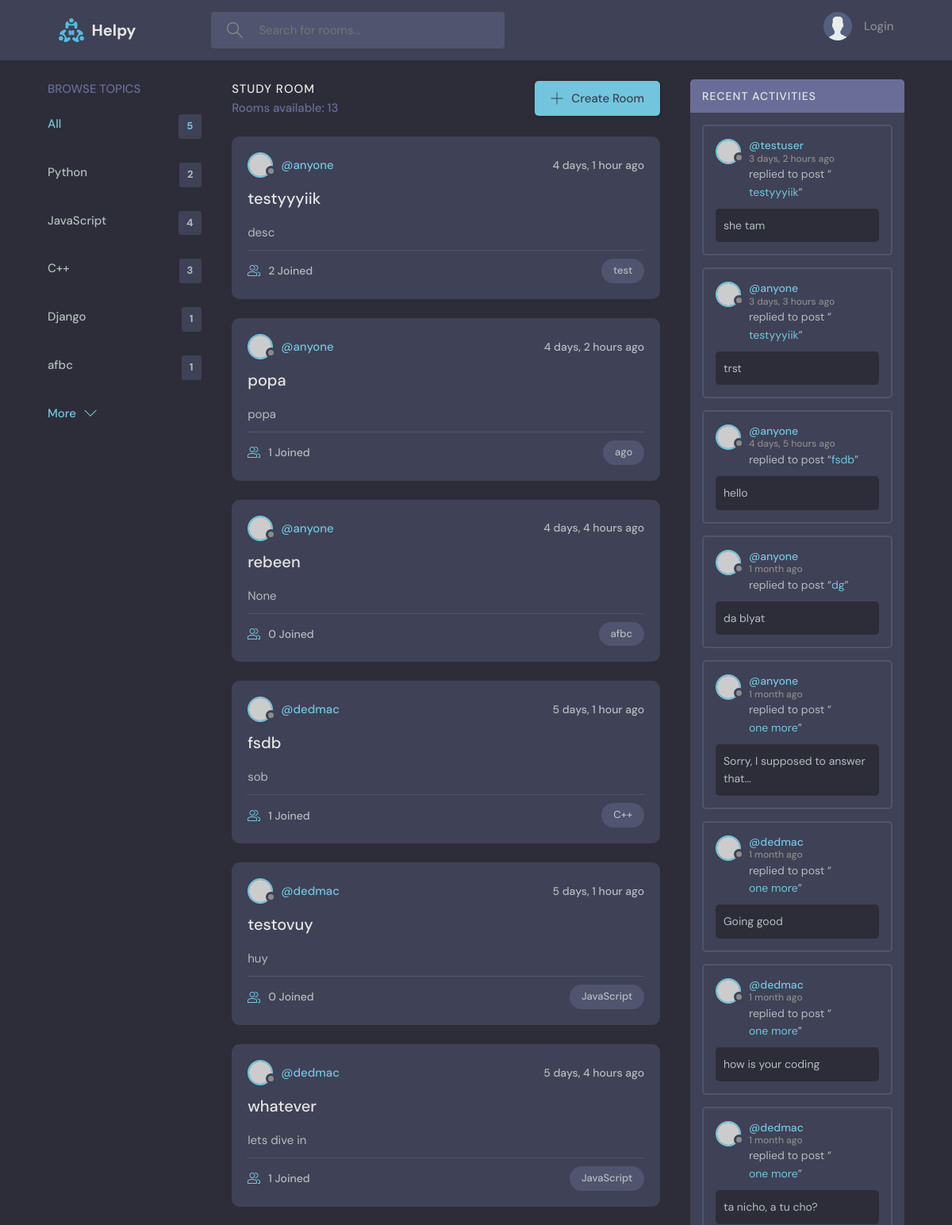
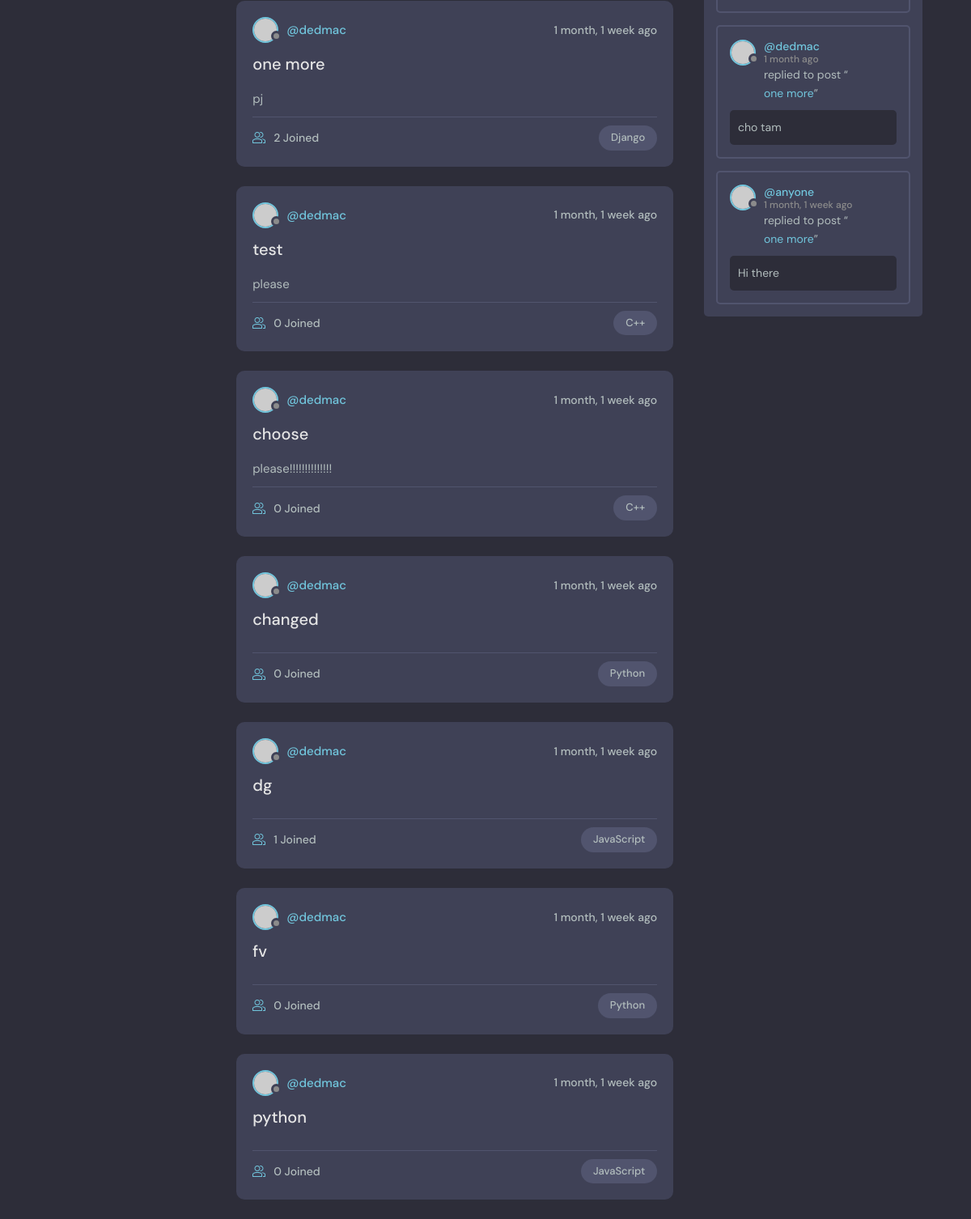
/rooms/, run on the app's committed database (2 pictures, top to bottom).
### rooms/models.py (models this page shows, shortened)
class Topic(models.Model):
    name = models.CharField(max_length=50)
    def __str__(self):
        return self.name

class Room(models.Model):
    host = models.ForeignKey(User, on_delete=models.SET_NULL, null=True)
    name = models.CharField(max_length=200)
    topic = models.ForeignKey(Topic, on_delete=models.SET_NULL, null=True)
    description = models.TextField(null=True, blank=True)
    participants = models.ManyToManyField(User, related_name="participants")
    created = models.DateTimeField(auto_now=False, auto_now_add=True)
    updated = models.DateTimeField(auto_now=True, auto_now_add=False)
    def __str__(self) -> str:
        return self.name
    def get_absolute_url(self):
        return reverse("rooms-detail", kwargs={"pk": self.pk})
    class Meta:
        ordering = ["-updated", "-created"]

class Message(models.Model):
    user = models.ForeignKey(User, on_delete=models.CASCADE)
    room = models.ForeignKey(Room, on_delete=models.CASCADE)
    text = models.TextField()
    created = models.DateTimeField(auto_now=False, auto_now_add=True)
    updated = models.DateTimeField(auto_now=True, auto_now_add=False)
    def __str__(self):
        return self.text[:50]

### rooms/views.py (the view)
# urls.py: path("", views.rooms_list_view, name="rooms-list"),
def rooms_list_view(request):
    q = request.GET.get("q") or ""
    queryset = Room.objects.filter(
        Q(topic__name__icontains=q) | Q(name__icontains=q) | Q(description__icontains=q)
    )
    rooms_count = queryset.count()
    activity = Message.objects.filter(Q(room__topic__name__icontains=q)).order_by(
        "-updated", "-created"
    )
    topics = Topic.objects.all()[:5]
    context = {
        "rooms_list": queryset,
        "topics": topics,
        "filtered_rooms_count": rooms_count,
        "activity": activity,
    }
    return render(request, "rooms/home.html", context)

### rooms/templates/rooms/home.html (shortened to what this page needs)
{% extends "main.html" %}
{% block content %}
<main class="layout layout--3">
    <div class="container">
        {% include "topic-bar.html" %}
        <div class="roomList">
            <div class="roomList__header">
                <div>
                    <h2>Study Room</h2>
                    <p>Rooms available: {{filtered_rooms_count}}</p>
                </div>
                <a class="btn btn--main" href="{% url 'rooms-create' %}">
                    <svg version="1.1" xmlns="http://www.w3.org/2000/svg" width="32" height="32" viewBox="0 0 32 32">
                        <title>add</title>
                        <path
                            d="M16.943 0.943h-1.885v14.115h-14.115v1.885h14.115v14.115h1.885v-14.115h14.115v-1.885h-14.115v-14.115z">
                        </path>
                    </svg>
                    Create Room
                </a>
            </div>
            {% include "rooms/feed.html" %}
        </div>
        {% include "activity-bar.html" %}
    </div>
</main>
{% endblock content %}

### templates/topic-bar.html
<div class="topics">
    <div class="topics__header">
        <h2>Browse Topics</h2>
    </div>
    <ul class="topics__list">
        <li>
            <a href="{% url 'rooms-list' %}" class="active">All <span>{{topics.count}}</span></a>
        </li>
        {% for topic in topics%}
        <li class="topic">
            <a href="{% url 'rooms-list'%}?q={{topic}}">
                <p>{{topic}}</p>
                <span>{{topic.room_set.all.count}}</span>
            </a>
        </li>
        {% endfor %}
    </ul>
    <a class="btn btn--link" href="{% url 'topics-list' %}">
        <p>More</p>
        <svg version="1.1" xmlns="http://www.w3.org/2000/svg" width="32" height="32" viewBox="0 0 32 32">
            <title>chevron-down</title>
            <path d="M16 21l-13-13h-3l16 16 16-16h-3l-13 13z"></path>
        </svg>
    </a>
</div>

### rooms/templates/rooms/feed.html (shortened to what this page needs)
{% for room in rooms_list %}
<div class="roomListRoom">
    <div class="roomListRoom__header">
        <a href="{% url 'profile' room.host.id %}" class="roomListRoom__author">
            <div class="avatar avatar--small">
                <img src="https://randomuser.me/api/portraits/women/11.jpg" />
            </div>
            <span>@{{ room.host.username }}</span>
        </a>
        <div class="roomListRoom__actions">
            <span>{{room.updated|timesince}} ago</span>
        </div>
    </div>
    <div class="roomListRoom__content">
        <a href="{{ room.get_absolute_url }}">{{ room.name }}</a>
        <p>
            {{room.description|slice:":50"}}
        </p>
    </div>
    <div class="roomListRoom__meta">
        <a href="{{room.get_absolute_url}}" class="roomListRoom__joined">
            {{room.participants.count}} Joined
        </a>
        <p class="roomListRoom__topic">{{ room.topic }}</p>
    </div>
</div>
{% endfor %}

### templates/activity-bar.html (shortened to what this page needs)
<div class="activities">
    <div class="activities__header">
        <h2>Recent Activities</h2>
    </div>
    {% for message in activity %}
    <div class="activities__box">
        <div class="activities__boxHeader roomListRoom__header">
            <a href="{% url 'profile' message.user.id %}" class="roomListRoom__author">
                <div class="avatar avatar--small">
                    <img src="https://randomuser.me/api/portraits/women/11.jpg" />
                </div>
                <p>
                    @{{ message.user }}
                    <span>{{ message.created|timesince }} ago</span>
                </p>
            </a>
        </div>
        <div class="activities__boxContent">
            <p>replied to post “<a href="{{message.room.get_absolute_url}}">{{ message.room }}</a>”</p>
            <div class="activities__boxRoomContent">
                <p>{{ message }}</p>
            </div>
        </div>
    </div>
    {% endfor %}
</div>

### data on the page
Topic: name "Python", room_set.all.count "2"
Topic: name "JavaScript", room_set.all.count "4"
Topic: name "C++", room_set.all.count "3"
Topic: name "Django", room_set.all.count "1"
Topic: name "afbc", room_set.all.count "1"
Room: host.username "anyone", updated "4 days, 1 hour", name "testyyyiik", description "desc", participants.count "2", topic "test"
Room: host.username "anyone", updated "4 days, 2 hours", name "popa", description "popa", participants.count "1", topic "ago"
Room: host.username "anyone", updated "4 days, 4 hours", name "rebeen", description "None", participants.count "0", topic "afbc"
Room: host.username "dedmac", updated "5 days, 1 hour", name "fsdb", description "sob", participants.count "1", topic "C++"
Room: host.username "dedmac", updated "5 days, 1 hour", name "testovuy", description "huy", participants.count "0", topic "JavaScript"
Room: host.username "dedmac", updated "5 days, 4 hours", name "whatever", description "lets dive in", participants.count "1", topic "JavaScript"
Room: host.username "dedmac", updated "1 month, 1 week", name "one more", description "pj", participants.count "2", topic "Django"
Room: host.username "dedmac", updated "1 month, 1 week", name "test", description "please", participants.count "0", topic "C++"
Room: host.username "dedmac", updated "1 month, 1 week", name "choose", description "please!!!!!!!!!!!!!!", participants.count "0", topic "C++"
Room: host.username "dedmac", updated "1 month, 1 week", name "changed", participants.count "0", topic "Python"
Room: host.username "dedmac", updated "1 month, 1 week", name "dg", participants.count "1", topic "JavaScript"
Room: host.username "dedmac", updated "1 month, 1 week", name "fv", participants.count "0", topic "Python"
Room: host.username "dedmac", updated "1 month, 1 week", name "python", participants.count "0", topic "JavaScript"
Message: user "testuser", created "3 days, 2 hours", room "testyyyiik", text "she tam"
Message: user "anyone", created "3 days, 3 hours", room "testyyyiik", text "trst"
Message: user "anyone", created "4 days, 5 hours", room "fsdb", text "hello"
Message: user "anyone", created "1 month", room "dg", text "da blyat"
Message: user "anyone", created "1 month", room "one more", text "Sorry, I supposed to answer that..."
Message: user "dedmac", created "1 month", room "one more", text "Going good"
Message: user "dedmac", created "1 month", room "one more", text "how is your coding"
Message: user "dedmac", created "1 month", room "one more", text "ta nicho, a tu cho?"
Message: user "dedmac", created "1 month", room "one more", text "cho tam"
Message: user "anyone", created "1 month, 1 week", room "one more", text "Hi there"

### other printed values
{{ topics.count }} "5"
{{ filtered_rooms_count }} "13"
